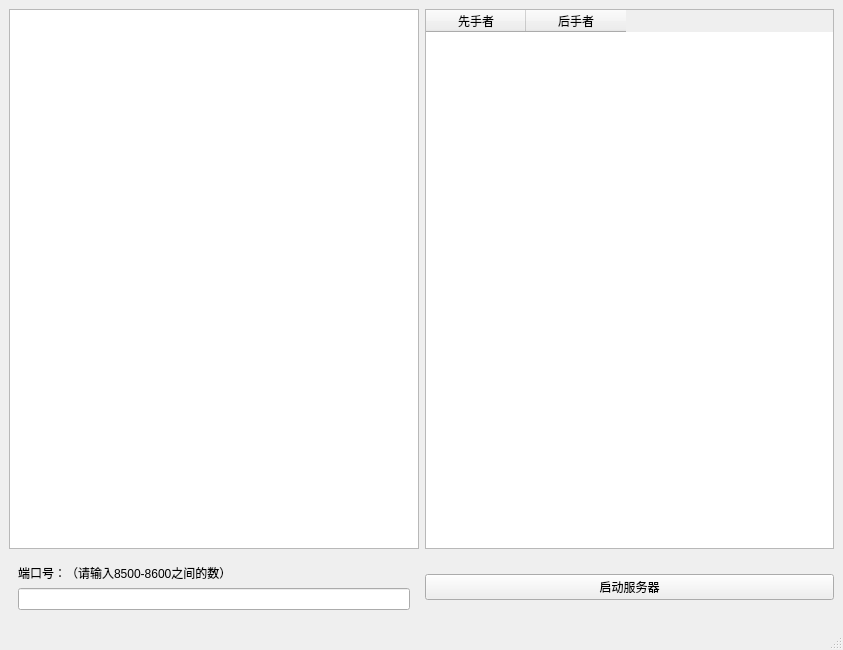
<?xml version="1.0" encoding="UTF-8"?>
<ui version="4.0">
 <class>HsServer</class>
 <widget class="QMainWindow" name="HsServer">
  <property name="geometry">
   <rect>
    <x>0</x>
    <y>0</y>
    <width>843</width>
    <height>650</height>
   </rect>
  </property>
  <property name="windowTitle">
   <string>HsServer</string>
  </property>
  <widget class="QWidget" name="centralwidget">
   <layout class="QGridLayout" name="gridLayout">
    <item row="0" column="0">
     <widget class="QTextBrowser" name="status"/>
    </item>
    <item row="0" column="1">
     <widget class="QTableWidget" name="userstate">
      <column>
       <property name="text">
        <string>先手者</string>
       </property>
      </column>
      <column>
       <property name="text">
        <string>后手者</string>
       </property>
      </column>
     </widget>
    </item>
    <item row="2" column="0" rowspan="2">
     <widget class="QWidget" name="widget" native="true">
      <property name="sizePolicy">
       <sizepolicy hsizetype="Preferred" vsizetype="Fixed">
        <horstretch>0</horstretch>
        <verstretch>0</verstretch>
       </sizepolicy>
      </property>
      <layout class="QVBoxLayout" name="verticalLayout">
       <item>
        <widget class="QLabel" name="label">
         <property name="text">
          <string>端口号：（请输入8500-8600之间的数）</string>
         </property>
        </widget>
       </item>
       <item>
        <widget class="QLineEdit" name="portLE"/>
       </item>
      </layout>
     </widget>
    </item>
    <item row="2" column="1" rowspan="2">
     <widget class="QPushButton" name="startserver">
      <property name="text">
       <string>启动服务器</string>
      </property>
     </widget>
    </item>
   </layout>
  </widget>
  <widget class="QMenuBar" name="menubar">
   <property name="geometry">
    <rect>
     <x>0</x>
     <y>0</y>
     <width>843</width>
     <height>26</height>
    </rect>
   </property>
  </widget>
  <widget class="QStatusBar" name="statusbar"/>
 </widget>
 <resources/>
 <connections/>
</ui>
